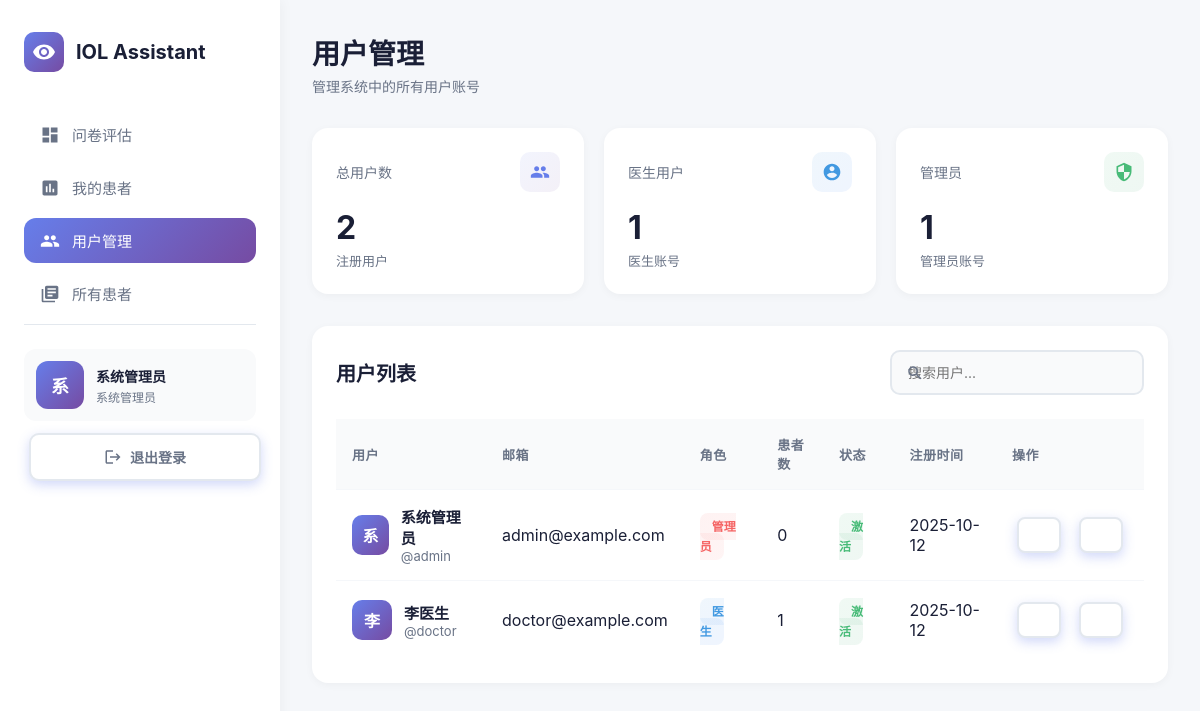
Page /admin/users (signed in) on the committed database.
### tables this page shows
CREATE TABLE users (
            id INTEGER PRIMARY KEY AUTOINCREMENT,
            username TEXT UNIQUE NOT NULL,
            password TEXT NOT NULL,
            email TEXT,
            full_name TEXT,
            role TEXT DEFAULT 'doctor',
            is_active INTEGER DEFAULT 1,
            created_at TIMESTAMP DEFAULT CURRENT_TIMESTAMP
        );

### app.py (the view)
@app.route('/admin/users', methods=['GET'])
@login_required
@admin_required
def admin_users():
    conn = get_db_connection()
    users = conn.execute('''
        SELECT u.*, COUNT(r.id) as patient_count
        FROM users u
        LEFT JOIN results r ON u.id = r.user_id
        GROUP BY u.id
        ORDER BY u.created_at DESC
    ''').fetchall()
    conn.close()
    return render_template('admin_users.html', users=users,
                           username=session.get('full_name') or session.get('username'))

### app.py (called while the page is built)
def get_db_connection():
    conn = sqlite3.connect('results.db')
    conn.row_factory = sqlite3.Row
    return conn

def login_required(f):
    @wraps(f)
    def decorated_function(*args, **kwargs):
        if 'user_id' not in session:
            return redirect(url_for('login'))
        return f(*args, **kwargs)
    return decorated_function

def admin_required(f):
    @wraps(f)
    def decorated_function(*args, **kwargs):
        if 'user_id' not in session or session.get('role') != 'admin':
            return jsonify({"success": False, "message": "需要管理员权限"}), 403
        return f(*args, **kwargs)
    return decorated_function

### templates/admin_users.html (shortened to what this page needs)
<!DOCTYPE html>
<html lang="zh-CN">
<head>
    <link rel="stylesheet" href="/styles.css">
</head>
<body>
    <div class="dashboard">
        <aside class="sidebar">
            <div class="logo">
                <div class="logo-icon">
                    <svg width="24" height="24" viewBox="0 0 24 24" fill="white">
                        <path d="M12 4.5C7 4.5 2.73 7.61 1 12c1.73 4.39 6 7.5 11 7.5s9.27-3.11 11-7.5c-1.73-4.39-6-7.5-11-7.5zM12 17c-2.76 0-5-2.24-5-5s2.24-5 5-5 5 2.24 5 5-2.24 5-5 5zm0-8c-1.66 0-3 1.34-3 3s1.34 3 3 3 3-1.34 3-3-1.34-3-3-3z"/>
                    </svg>
                </div>
                <h1>IOL Assistant</h1>
            </div>
            <ul class="nav-menu">
                <li class="nav-item">
                    <a href="/" class="nav-link">
                        <svg class="nav-icon" viewBox="0 0 24 24" fill="currentColor">
                            <path d="M3 13h8V3H3v10zm0 8h8v-6H3v6zm10 0h8V11h-8v10zm0-18v6h8V3h-8z"/>
                        </svg>
                        <span>问卷评估</span>
                    </a>
                </li>
                <li class="nav-item">
                    <a href="/show_result" class="nav-link">
                        <svg class="nav-icon" viewBox="0 0 24 24" fill="currentColor">
                            <path d="M19 3H5c-1.1 0-2 .9-2 2v14c0 1.1.9 2 2 2h14c1.1 0 2-.9 2-2V5c0-1.1-.9-2-2-2zM9 17H7v-7h2v7zm4 0h-2V7h2v10zm4 0h-2v-4h2v4z"/>
                        </svg>
                        <span>我的患者</span>
                    </a>
                </li>
                <li class="nav-item">
                    <a href="/admin/users" class="nav-link active">
                        <span>用户管理</span>
                    </a>
                </li>
                <li class="nav-item">
                    <a href="/admin/all-patients" class="nav-link">
                        <svg class="nav-icon" viewBox="0 0 24 24" fill="currentColor">
                            <path d="M4 6H2v14c0 1.1.9 2 2 2h14v-2H4V6zm16-4H8c-1.1 0-2 .9-2 2v12c0 1.1.9 2 2 2h12c1.1 0 2-.9 2-2V4c0-1.1-.9-2-2-2zm-1 9H9V9h10v2zm-4 4H9v-2h6v2zm4-8H9V5h10v2z"/>
                        </svg>
                        <span>所有患者</span>
                    </a>
                </li>
            </ul>
            <div class="user-profile">
                <div class="user-card">
                    <div class="user-avatar">{{ username[0] if username else 'A' }}</div>
                    <div class="user-info">
                        <h3>{{ username or '管理员' }}</h3>
                        <p>系统管理员</p>
                    </div>
                </div>
                <button class="logout-btn" onclick="logout()">
                    <svg width="18" height="18" viewBox="0 0 24 24" fill="currentColor">
                        <path d="M17 7l-1.41 1.41L18.17 11H8v2h10.17l-2.58 2.58L17 17l5-5zM4 5h8V3H4c-1.1 0-2 .9-2 2v14c0 1.1.9 2 2 2h8v-2H4V5z"/>
                    </svg>
                    退出登录
                </button>
            </div>
        </aside>
        <main class="main-content">
            <div class="top-bar">
                <div class="page-title">
                    <h2>用户管理</h2>
                    <p>管理系统中的所有用户账号</p>
                </div>
            </div>
            <div class="stats-grid">
                <div class="stat-card">
                    <div class="stat-header">
                        <span class="stat-label">总用户数</span>
                        <div class="stat-icon purple">
                        </div>
                    </div>
                    <div class="stat-value">{{ users|length }}</div>
                    <div class="stat-subtitle">注册用户</div>
                </div>
                <div class="stat-card">
                    <div class="stat-header">
                        <span class="stat-label">医生用户</span>
                        <div class="stat-icon blue">
                            <svg width="20" height="20" viewBox="0 0 24 24" fill="currentColor">
                                <path d="M12 2C6.48 2 2 6.48 2 12s4.48 10 10 10 10-4.48 10-10S17.52 2 12 2zm0 3c1.66 0 3 1.34 3 3s-1.34 3-3 3-3-1.34-3-3 1.34-3 3-3zm0 14.2c-2.5 0-4.71-1.28-6-3.22.03-1.99 4-3.08 6-3.08 1.99 0 5.97 1.09 6 3.08-1.29 1.94-3.5 3.22-6 3.22z"/>
                            </svg>
                        </div>
                    </div>
                    <div class="stat-value">{{ users|selectattr('role', 'equalto', 'doctor')|list|length }}</div>
                    <div class="stat-subtitle">医生账号</div>
                </div>
                <div class="stat-card">
                    <div class="stat-header">
                        <span class="stat-label">管理员</span>
                        <div class="stat-icon green">
                            <svg width="20" height="20" viewBox="0 0 24 24" fill="currentColor">
                                <path d="M12 1L3 5v6c0 5.55 3.84 10.74 9 12 5.16-1.26 9-6.45 9-12V5l-9-4zm0 10.99h7c-.53 4.12-3.28 7.79-7 8.94V12H5V6.3l7-3.11v8.8z"/>
                            </svg>
                        </div>
                    </div>
                    <div class="stat-value">{{ users|selectattr('role', 'equalto', 'admin')|list|length }}</div>
                    <div class="stat-subtitle">管理员账号</div>
                </div>
            </div>
            <div class="users-table-card">
                <div class="table-header">
                    <h3 class="table-title">用户列表</h3>
                    <div class="search-box">
                        <input type="text" class="search-input" id="searchInput" placeholder="搜索用户..." onkeyup="searchUsers()">
                    </div>
                </div>
                <table class="users-table" id="usersTable">
                    <thead>
                        <tr>
                            <th>用户</th>
                            <th>邮箱</th>
                            <th>角色</th>
                            <th>患者数</th>
                            <th>状态</th>
                            <th>注册时间</th>
                            <th>操作</th>
                        </tr>
                    </thead>
                    <tbody>
                        {% for user in users %}
                        <tr>
                            <td>
                                <div class="user-cell">
                                    <div class="user-avatar-small">
                                        {{ (user.full_name or user.username)[0] }}
                                    </div>
                                    <div class="user-details">
                                        <span class="user-name">{{ user.full_name or user.username }}</span>
                                        <span class="user-username">@{{ user.username }}</span>
                                    </div>
                                </div>
                            </td>
                            <td>{{ user.email or '未设置' }}</td>
                            <td>
                                <span class="role-badge {{ user.role }}">
                                    {{ "管理员" if user.role == "admin" else "医生" }}
                                </span>
                            </td>
                            <td>{{ user.patient_count }}</td>
                            <td>
                                <span class="status-badge {{ 'active' if user.is_active else 'inactive' }}">
                                    {{ "激活" if user.is_active else "禁用" }}
                                </span>
                            </td>
                            <td>{{ user.created_at[:10] }}</td>
                            <td>
                                <div class="action-buttons">
                                    <button class="btn-icon toggle"
                                            onclick="toggleUserStatus({{ user.id }}, {{ user.is_active }})"
                                            title="{{ '禁用用户' if user.is_active else '激活用户' }}">
                                    </button>
                                    <button class="btn-icon admin"
                                            onclick="toggleAdminRole({{ user.id }}, '{{ user.role }}')"
                                            title="{{ '取消管理员' if user.role == 'admin' else '设为管理员' }}">
                                    </button>
                                </div>
                            </td>
                        </tr>
                        {% endfor %}
                    </tbody>
                </table>
            </div>
        </main>
    </div>
</body>
</html>

### static/css/styles.css (style rules this page uses)
* { margin: 0; padding: 0; box-sizing: border-box; }
button { margin: 0.3125rem; padding: 0.625rem 1.25rem; border-radius: 10px; background: linear-gradient(135deg, #667eea 0%, #764ba2 100%); color: white; border: none; cursor: pointer; font-size: 1rem; font-weight: 600; transition: all 0.3s ease; box-shadow: 0 4px 12px rgba(102, 126, 234, 0.3); }
input[type="text"], input[type="number"], input[type="email"], input[type="password"], select { width: 100%; padding: 12px 16px; border: 2px solid #e3e8ee; border-radius: 10px; font-size: 14px; transition: all 0.3s ease; background: #f9fafb; font-family: inherit; }

### rows in the picture
users: full_name "系统管理员", full_name "系", username "admin", email "admin@example.com", role "管理员", patient_count "0", is_active "激活", created_at "2025-10-12"
users: full_name "李", full_name "李医生", username "doctor", email "doctor@example.com", role "医生", patient_count "1", is_active "激活", created_at "2025-10-12"

### other values in the picture
{{ username[0] if username else 'A' }} "系"
{{ users|length }} "2"
{{ users|selectattr('role', 'equalto', 'doctor')|list|length }} "1"
{{ users|selectattr('role', 'equalto', 'admin')|list|length }} "1"
